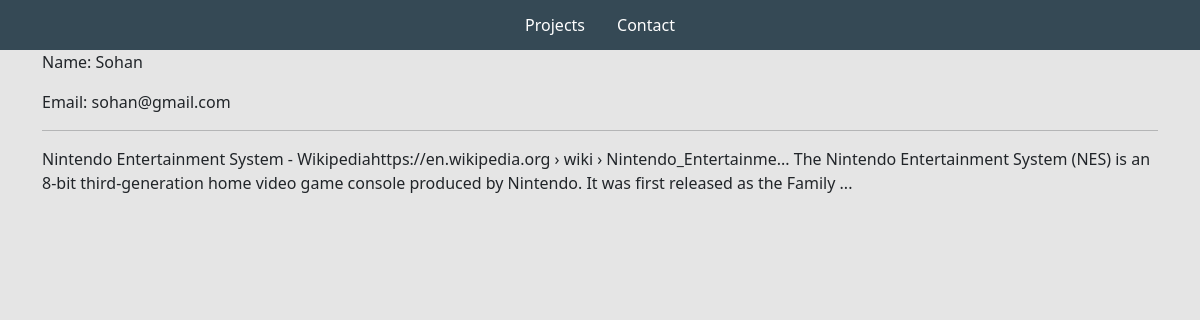
The page /message/e8b3b042-5435-49c7-86e8-17ecd3f53dac/ on the database its author committed.
### base/models.py (models this page shows, shortened)
class Message(models.Model):
    name = models.CharField(max_length=200, null=True)
    email = models.CharField(max_length=200, null=True)
    subject = models.CharField(max_length=200, null=True)
    body = models.TextField()
    created = models.DateTimeField(auto_now_add=True)
    is_read = models.BooleanField(default=False)
    id = models.UUIDField(default=uuid.uuid4, unique=True, primary_key=True, editable=False)

### base/views.py (the view)
# urls.py: path('message/<str:pk>/', views.messagePage, name="message"),
def messagePage(request, pk):
    message = Message.objects.get(id=pk)
    message.is_read = True
    message.save()
    context = {'message': message}
    return render(request, 'base/message.html', context)

### base/templates/base/message.html
{% extends 'base/main.html' %}
{% load static %}
{% block content %}
<div class="container ">
    <p>Name: {{message.name}}</p>
    <p>Email: {{message.email}}</p>
    <hr>
    <p>{{message.body}}</p>
</div>
{% endblock content %}

### static/styles/main.css (style rules this page uses)
body { background-color: #e5e5e5; }

### rows shown on the page
Message: name "Sohan", email "sohan@gmail.com", body "Nintendo Entertainment System - Wikipediahttps://en.wikipedia.org › wiki › Nintendo_Entertainme... The Nintendo Entertainment System (NES) is an 8-bit third-generation home video game console produced by Nintendo. It was first released as the Family ..."
